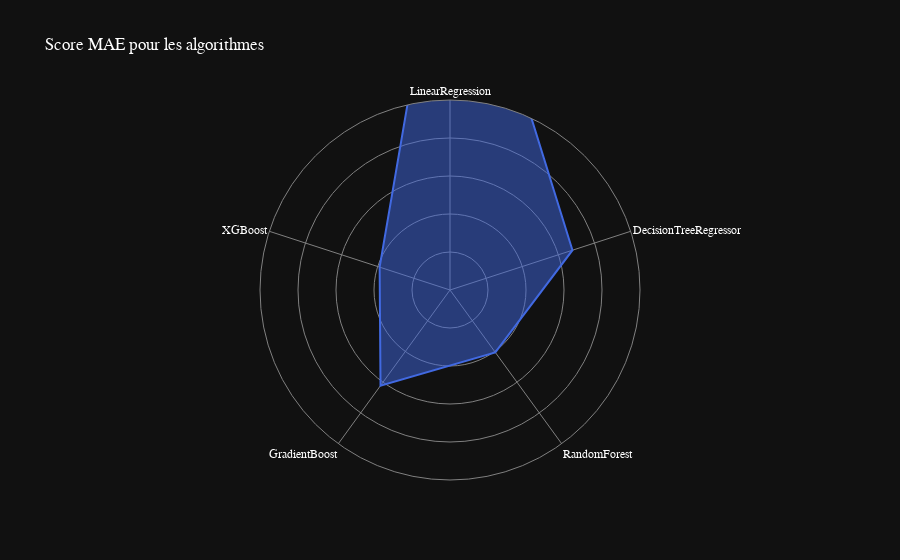

The cell this chart's notebook holds for it:
### Code cell
# affichage en spiderchart des scores MAE des algorithmes
data = [
    {'r': mae_linear/10e3, 'theta': 'LinearRegression'},
    {'r': mae_tree/10e3, 'theta': 'DecisionTreeRegressor'},
    {'r': mae_random_forest/10e3, 'theta': 'RandomForest'},
    {'r': mae_gradient/10e3, 'theta': 'GradientBoost'},
    {'r': mae_xgboost/10e3, 'theta': 'XGBoost'}
]
fig = px.line_polar(data, r='r', theta='theta',title="Score MAE pour les algorithmes", line_close=True, template='plotly_dark', color_discrete_sequence=['royalblue'])
fig.update_traces(fill='toself')
# change la police
fig.update_layout(
    font=dict(
        family="Optima",
        size=12,
        color="white"
    )
)
# Masquer la ligne représentant les valeurs de 0 à 5 sur l'axe radial
fig.update_layout(
    polar=dict(
        radialaxis=dict(
            showline=False, # masquer la ligne sur l'axe radial
            range=[0,50], # plage maximale de l'axe radial
            showticklabels=False
        )
    )
)
# changer les couleurs de fond et de la grille
fig.update_layout(
    polar=dict(
        radialaxis=dict(gridcolor='gray', linecolor='gray'),
        angularaxis=dict(gridcolor='gray', linecolor='gray')
    )
)
fig.show()

### Figure 1 — Plotly figure (JSON) as saved in the notebook; plotly's stock layout.template omitted (floating-point values rounded to 4 significant figures)
{"data": [{"fill": "toself", "hovertemplate": "r=%{r}<br>theta=%{theta}<extra></extra>", "legendgroup": "", "line": {"color": "royalblue", "dash": "solid"}, "marker": {"symbol": "circle"}, "mode": "lines", "name": "", "r": [114.2, 33.88, 20.29, 31.11, 19.47, 114.2], "showlegend": false, "subplot": "polar", "theta": ["LinearRegression", "DecisionTreeRegressor", "RandomForest", "GradientBoost", "XGBoost", "LinearRegression"], "type": "scatterpolar"}], "layout": {"font": {"color": "white", "family": "Optima", "size": 12}, "legend": {"tracegroupgap": 0}, "polar": {"angularaxis": {"direction": "clockwise", "gridcolor": "gray", "linecolor": "gray", "rotation": 90}, "domain": {"x": [0, 1], "y": [0, 1]}, "radialaxis": {"gridcolor": "gray", "linecolor": "gray", "range": [0, 50], "showline": false, "showticklabels": false}}, "title": {"text": "Score MAE pour les algorithmes"}}}
